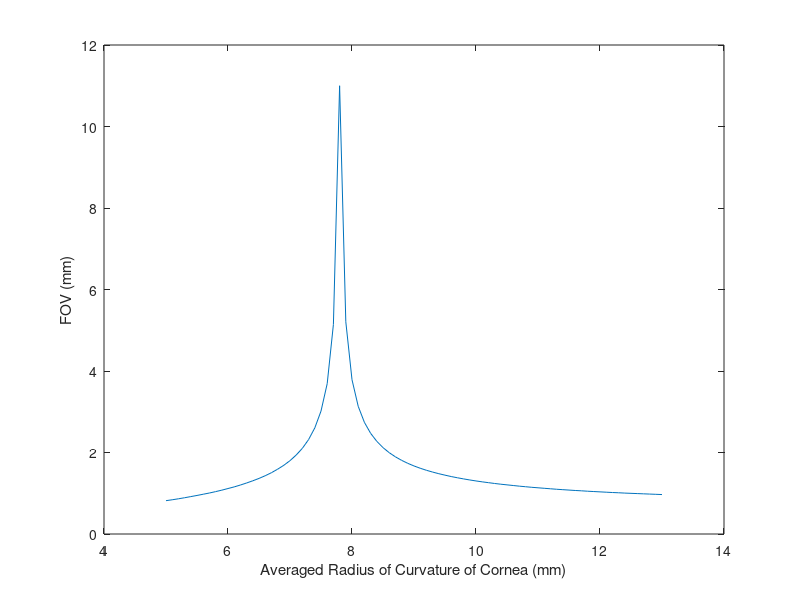

The MATLAB script that drew this image:
clear all
Axial_resolution=10;
R_Ref=7800;
R=5000:100:13000;      %micron
MAXMAX=6;

r=0:5500;    %micron




for p=1:length(R)
    r=0:5500;    %micron

    Cornea_function=abs((R(p)-(R(p)^2-r.^2).^0.5)-(R_Ref-(R_Ref^2-r.^2).^0.5));
    index=find(Cornea_function>6,1,'first');
    if isempty(index)
        FOV(p)=5500;
    else
        FOV(p)=r(find((Cornea_function)>6,1,'first'));
    end
end
plot(R/1000,2*FOV/1000);
xlabel('Averaged Radius of Curvature of Cornea (mm)');
ylabel('FOV (mm)');
